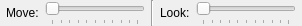
<?xml version="1.0" encoding="UTF-8"?>
<ui version="4.0">
 <class>CameraOptions</class>
 <widget class="QWidget" name="CameraOptions">
  <property name="geometry">
   <rect>
    <x>0</x>
    <y>0</y>
    <width>295</width>
    <height>26</height>
   </rect>
  </property>
  <property name="sizePolicy">
   <sizepolicy hsizetype="Maximum" vsizetype="Preferred">
    <horstretch>0</horstretch>
    <verstretch>0</verstretch>
   </sizepolicy>
  </property>
  <property name="windowTitle">
   <string>Form</string>
  </property>
  <layout class="QHBoxLayout" name="horizontalLayout">
   <property name="leftMargin">
    <number>6</number>
   </property>
   <property name="topMargin">
    <number>0</number>
   </property>
   <property name="rightMargin">
    <number>6</number>
   </property>
   <property name="bottomMargin">
    <number>0</number>
   </property>
   <item>
    <widget class="QLabel" name="lblMove">
     <property name="text">
      <string>Move:</string>
     </property>
    </widget>
   </item>
   <item>
    <widget class="QSlider" name="sldMove">
     <property name="minimumSize">
      <size>
       <width>100</width>
       <height>24</height>
      </size>
     </property>
     <property name="maximumSize">
      <size>
       <width>100</width>
       <height>24</height>
      </size>
     </property>
     <property name="minimum">
      <number>1</number>
     </property>
     <property name="maximum">
      <number>100</number>
     </property>
     <property name="orientation">
      <enum>Qt::Horizontal</enum>
     </property>
     <property name="tickPosition">
      <enum>QSlider::TicksBelow</enum>
     </property>
    </widget>
   </item>
   <item>
    <widget class="Line" name="line">
     <property name="orientation">
      <enum>Qt::Vertical</enum>
     </property>
    </widget>
   </item>
   <item>
    <widget class="QLabel" name="lblLook">
     <property name="text">
      <string>Look:</string>
     </property>
    </widget>
   </item>
   <item>
    <widget class="QSlider" name="sldLook">
     <property name="minimumSize">
      <size>
       <width>100</width>
       <height>24</height>
      </size>
     </property>
     <property name="maximumSize">
      <size>
       <width>100</width>
       <height>24</height>
      </size>
     </property>
     <property name="minimum">
      <number>1</number>
     </property>
     <property name="maximum">
      <number>100</number>
     </property>
     <property name="orientation">
      <enum>Qt::Horizontal</enum>
     </property>
     <property name="tickPosition">
      <enum>QSlider::TicksBelow</enum>
     </property>
    </widget>
   </item>
  </layout>
 </widget>
 <resources/>
 <connections/>
</ui>
